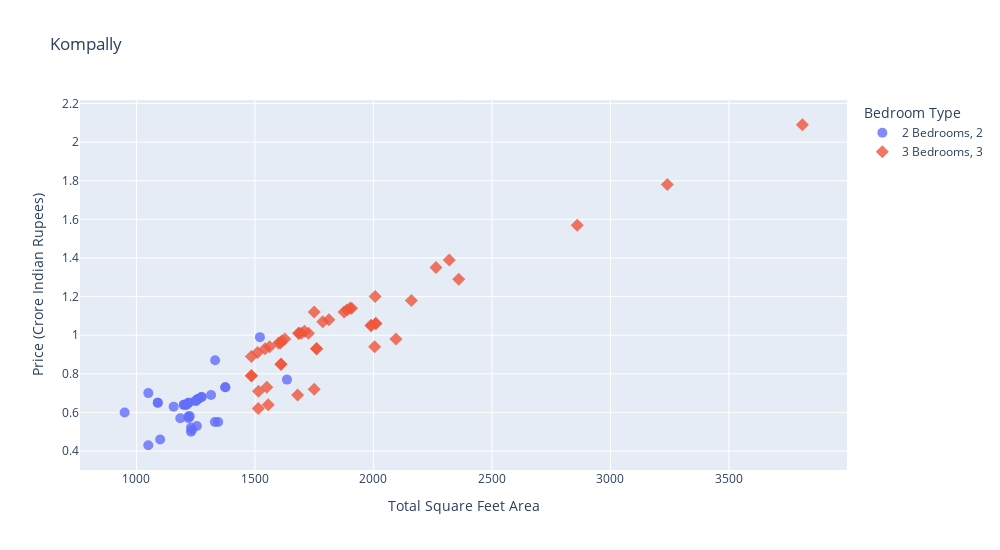

The cell this chart's notebook holds for it:
### Markdown cell above
**Checking for a given location how does the 2 bedrooms and 3 bedrooms property prices look like**

### Code cell
# def plot_scatter_chart(df,locality):
#     bedrooms2 = df[(df.locality==locality) & (df.bedrooms==2)]
#     bedrooms3 = df[(df.locality==locality) & (df.bedrooms==3)]
#     matplotlib.rcParams['figure.figsize'] = (15,10)
#     plt.scatter(bedrooms2.area_in_sqft,bedrooms2.price_in_crores,color='blue',label='2 Bedrooms', s=50)
#     plt.scatter(bedrooms3.area_in_sqft,bedrooms3.price_in_crores,marker='+', color='green',label='3 Bedrooms', s=50)
#     plt.xlabel("Total Square Feet Area")
#     plt.ylabel("Price (Crore Indian Rupees)")
#     plt.title(locality)
#     plt.legend()
    
# plot_scatter_chart(df8,"Kompally")


import plotly.express as px

def plot_scatter_chart(df, locality):
    bedrooms2 = df[(df.locality == locality) & (df.bedrooms == 2)]
    bedrooms3 = df[(df.locality == locality) & (df.bedrooms == 3)]
    
    plot_df = pd.concat([bedrooms2, bedrooms3])
    
    fig = px.scatter(
        plot_df,
        x="area_in_sqft",
        y="price_in_crores",
        color=plot_df["bedrooms"].astype(str) + " Bedrooms",
        title=locality,
        labels={
            "area_in_sqft": "Total Square Feet Area",
            "price_in_crores": "Price (Crore Indian Rupees)"
        },
        symbol="bedrooms", 
        size_max=10
    )
    
    fig.update_traces(marker=dict(size=10, opacity=0.8))
    fig.update_layout(
        legend_title_text="Bedroom Type",
        width=1000,
        height=550
    )
    
    fig.show()

plot_scatter_chart(df8, "Kompally")

### Figure 1 — Plotly figure (JSON) as saved in the notebook; plotly's stock layout.template omitted (floating-point values rounded to 4 significant figures)
{"data": [{"hovertemplate": "color=2 Bedrooms<br>bedrooms=2<br>Total Square Feet Area=%{x}<br>Price (Crore Indian Rupees)=%{y}<extra></extra>", "legendgroup": "2 Bedrooms, 2", "marker": {"color": "#636efa", "opacity": 0.8, "size": 10, "symbol": "circle"}, "mode": "markers", "name": "2 Bedrooms, 2", "orientation": "v", "showlegend": true, "type": "scatter", "x": [950, 1315, 1090, 1090, 1375, 1375, 1275, 1275, 1210, 1220, 1210, 1220, 1250, 1250, 1260, 1260, 1200, 1200, 1235, 1331, 1345, 1230, 1255, 1100, 1230, 1050, 1635, 1157, 1050, 1332, 1521, 1220, 1185, 1220, 1225], "xaxis": "x", "y": [0.6, 0.69, 0.65, 0.65, 0.73, 0.73, 0.68, 0.68, 0.64, 0.65, 0.64, 0.65, 0.66, 0.66, 0.67, 0.67, 0.64, 0.64, 0.51, 0.55, 0.55, 0.5, 0.53, 0.46, 0.52, 0.7, 0.77, 0.63, 0.43, 0.87, 0.99, 0.58, 0.57, 0.57, 0.58], "yaxis": "y"}, {"hovertemplate": "color=3 Bedrooms<br>bedrooms=3<br>Total Square Feet Area=%{x}<br>Price (Crore Indian Rupees)=%{y}<extra></extra>", "legendgroup": "3 Bedrooms, 3", "marker": {"color": "#EF553B", "opacity": 0.8, "size": 10, "symbol": "diamond"}, "mode": "markers", "name": "3 Bedrooms, 3", "orientation": "v", "showlegend": true, "type": "scatter", "x": [1750, 1726, 2320, 1610, 1485, 1610, 1485, 2010, 2010, 1990, 1760, 1990, 1760, 1514, 1556, 1680, 1750, 2095, 2005, 3810, 2160, 2360, 3240, 2860, 1901, 1908, 1511, 1888, 2264, 1626, 1607, 1876, 1613, 2007, 1485, 1600, 1709, 1686, 1684, 1696, 1562, 1543, 1812, 1786, 1550, 1515], "xaxis": "x", "y": [1.12, 1.01, 1.39, 0.85, 0.79, 0.85, 0.79, 1.06, 1.06, 1.05, 0.93, 1.05, 0.93, 0.62, 0.64, 0.69, 0.72, 0.98, 0.94, 2.09, 1.18, 1.29, 1.78, 1.57, 1.14, 1.14, 0.91, 1.13, 1.35, 0.98, 0.96, 1.12, 0.97, 1.2, 0.89, 0.96, 1.02, 1.01, 1.01, 1.01, 0.94, 0.93, 1.08, 1.07, 0.73, 0.71], "yaxis": "y"}], "layout": {"height": 550, "legend": {"title": {"text": "Bedroom Type"}, "tracegroupgap": 0}, "title": {"text": "Kompally"}, "width": 1000, "xaxis": {"anchor": "y", "domain": [0, 1], "title": {"text": "Total Square Feet Area"}}, "yaxis": {"anchor": "x", "domain": [0, 1], "title": {"text": "Price (Crore Indian Rupees)"}}}}
